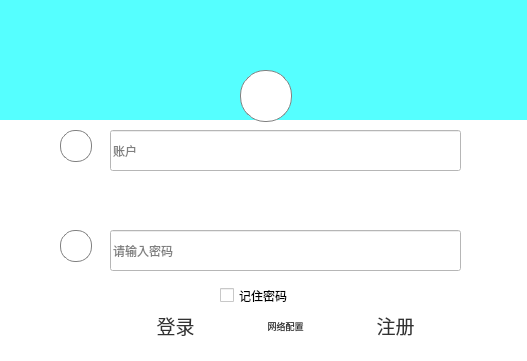
<?xml version="1.0" encoding="UTF-8"?>
<ui version="4.0">
 <class>Widget</class>
 <widget class="QWidget" name="Widget">
  <property name="geometry">
   <rect>
    <x>0</x>
    <y>0</y>
    <width>527</width>
    <height>361</height>
   </rect>
  </property>
  <property name="windowTitle">
   <string>Widget</string>
  </property>
  <property name="styleSheet">
   <string notr="true">QWidget#label_up
{
background-color: rgb(85, 255, 255);
}
QWidget{
background-color: rgb(255, 255, 255);
}</string>
  </property>
  <widget class="QPushButton" name="pushButton_Login">
   <property name="geometry">
    <rect>
     <x>140</x>
     <y>310</y>
     <width>71</width>
     <height>31</height>
    </rect>
   </property>
   <property name="font">
    <font>
     <family>华康方圆体W7(P)</family>
     <pointsize>14</pointsize>
     <weight>50</weight>
     <italic>false</italic>
     <bold>false</bold>
    </font>
   </property>
   <property name="styleSheet">
    <string notr="true">QPushButton#pushButton_Login{
background-color: qlineargradient(spread:pad, x1:0.52, y1:1, x2:0.54, y2:0, 
stop:0.0112994 rgba(210, 188, 235, 255), 
stop:1 rgba(255, 255, 255, 255));
color: rgb(50, 50, 50);
 
border:0px groove gray;border-radius:7px;
padding:2px 4px;
font: 14pt &quot;华康方圆体W7(P)&quot;;

}


QPushButton#pushButton_Login:hover {
    background-color: lightgreen;
    color: white;
	border-radius: 10px; /* 确保在hover状态下也有相同的圆角 */
}

QPushButton#pushButton_Login:pressed {
    background-color: darkgreen;
    color: white;
	border-radius: 10px; /* 确保在pressed状态下也有相同的圆角 */
}</string>
   </property>
   <property name="text">
    <string>登录</string>
   </property>
  </widget>
  <widget class="QLineEdit" name="lineEdit_username">
   <property name="geometry">
    <rect>
     <x>110</x>
     <y>130</y>
     <width>351</width>
     <height>41</height>
    </rect>
   </property>
   <property name="placeholderText">
    <string>账户</string>
   </property>
  </widget>
  <widget class="QLineEdit" name="lineEdit_passwd">
   <property name="geometry">
    <rect>
     <x>110</x>
     <y>230</y>
     <width>351</width>
     <height>41</height>
    </rect>
   </property>
   <property name="placeholderText">
    <string>请输入密码</string>
   </property>
  </widget>
  <widget class="QPushButton" name="pushButton_SignUp">
   <property name="geometry">
    <rect>
     <x>360</x>
     <y>310</y>
     <width>71</width>
     <height>31</height>
    </rect>
   </property>
   <property name="font">
    <font>
     <family>华康方圆体W7(P)</family>
     <pointsize>14</pointsize>
     <weight>50</weight>
     <italic>false</italic>
     <bold>false</bold>
    </font>
   </property>
   <property name="styleSheet">
    <string notr="true">QPushButton#pushButton_SignUp {
    background-color: qlineargradient(spread:pad, x1:0.52, y1:1, x2:0.54, y2:0, 
stop:0.0112994 rgba(210, 188, 235, 255), 
stop:1 rgba(255, 255, 255, 255));
color: rgb(50, 50, 50);
 
border:0px groove gray;border-radius:
7px;padding:2px 4px;
font: 14pt &quot;华康方圆体W7(P)&quot;;
}

QPushButton#pushButton_SignUp:hover {
    background-color: lightgreen;
    color: white;
	border-radius: 10px; /* 确保在pressed状态下也有相同的圆角 */
}

QPushButton#pushButton_SignUp:pressed {
    background-color: darkgreen;
    color: white;
	border-radius: 10px; /* 确保在pressed状态下也有相同的圆角 */
}</string>
   </property>
   <property name="text">
    <string>注册</string>
   </property>
  </widget>
  <widget class="QLabel" name="label_up">
   <property name="geometry">
    <rect>
     <x>0</x>
     <y>-1</y>
     <width>531</width>
     <height>121</height>
    </rect>
   </property>
   <property name="styleSheet">
    <string notr="true"/>
   </property>
   <property name="text">
    <string/>
   </property>
  </widget>
  <widget class="QLabel" name="label_account">
   <property name="geometry">
    <rect>
     <x>60</x>
     <y>130</y>
     <width>32</width>
     <height>32</height>
    </rect>
   </property>
   <property name="styleSheet">
    <string notr="true">QLabel#label_account {
	
	image: url(:/images/Line_Account.png);
    border: 1px solid gray;
    border-radius: 15px; /* 设置为半径的一半 */
    min-width: 30px;  /* 设置最小宽度 */
    min-height: 30px; /* 设置最小高度 */
    max-width: 30px;  /* 设置最大宽度 */
    max-height: 30px; /* 设置最大高度 */
    text-align: center; /* 使文本居中 */
}</string>
   </property>
   <property name="text">
    <string/>
   </property>
  </widget>
  <widget class="QLabel" name="label_password">
   <property name="geometry">
    <rect>
     <x>60</x>
     <y>230</y>
     <width>32</width>
     <height>32</height>
    </rect>
   </property>
   <property name="styleSheet">
    <string notr="true">QLabel#label_password {
	
	image: url(:/images/Line_Password.png);
    border: 1px solid gray;
    border-radius: 15px; /* 设置为半径的一半 */
    min-width: 30px;  /* 设置最小宽度 */
    min-height: 30px; /* 设置最小高度 */
    max-width: 30px;  /* 设置最大宽度 */
    max-height: 30px; /* 设置最大高度 */
    text-align: center; /* 使文本居中 */
}</string>
   </property>
   <property name="text">
    <string/>
   </property>
  </widget>
  <widget class="QPushButton" name="pushButton_unseen">
   <property name="geometry">
    <rect>
     <x>470</x>
     <y>230</y>
     <width>30</width>
     <height>30</height>
    </rect>
   </property>
   <property name="styleSheet">
    <string notr="true">QPushButton#pushButton_unseen {

    border: 1px solid gray;
    background-color: rgba(0, 0, 0, 0); /* 完全透明 */
    border: none; /* 去掉边框 */
    border-radius: 15px; /* 设置为半径的一半 */
    min-width: 30px;  /* 设置最小宽度 */
    min-height: 30px; /* 设置最小高度 */
    max-width: 30px;  /* 设置最大宽度 */
    max-height: 30px; /* 设置最大高度 */
    text-align: center; /* 使文本居中 */
}

</string>
   </property>
   <property name="text">
    <string/>
   </property>
  </widget>
  <widget class="QCheckBox" name="checkBox_rememberPasswd">
   <property name="geometry">
    <rect>
     <x>220</x>
     <y>280</y>
     <width>111</width>
     <height>31</height>
    </rect>
   </property>
   <property name="text">
    <string>记住密码</string>
   </property>
  </widget>
  <widget class="QPushButton" name="NetworkConfiguration">
   <property name="geometry">
    <rect>
     <x>250</x>
     <y>310</y>
     <width>71</width>
     <height>31</height>
    </rect>
   </property>
   <property name="font">
    <font>
     <family>华康方圆体W7(P)</family>
     <pointsize>7</pointsize>
     <weight>50</weight>
     <italic>false</italic>
     <bold>false</bold>
    </font>
   </property>
   <property name="styleSheet">
    <string notr="true">QPushButton#NetworkConfiguration{
background-color: qlineargradient(spread:pad, x1:0.52, y1:1, x2:0.54, y2:0, 
stop:0.0112994 rgba(210, 188, 235, 255), 
stop:1 rgba(255, 255, 255, 255));
color: rgb(50, 50, 50);
 
border:0px groove gray;border-radius:7px;
padding:2px 4px;
font: 7pt &quot;华康方圆体W7(P)&quot;;

}


QPushButton#NetworkConfiguration:hover {
    background-color: lightgreen;
    color: white;
	border-radius: 10px; /* 确保在hover状态下也有相同的圆角 */
}

QPushButton#NetworkConfiguration:pressed {
    background-color: darkgreen;
    color: white;
	border-radius: 10px; /* 确保在pressed状态下也有相同的圆角 */
}</string>
   </property>
   <property name="text">
    <string>网络配置</string>
   </property>
  </widget>
  <widget class="QPushButton" name="pushButton_headerimage">
   <property name="geometry">
    <rect>
     <x>240</x>
     <y>70</y>
     <width>52</width>
     <height>52</height>
    </rect>
   </property>
   <property name="styleSheet">
    <string notr="true">QPushButton#pushButton_headerimage {
    border: 1px solid gray;
    border-radius: 25px; /* 使 QLabel 变为圆形 */
    min-width: 50px;  /* 设置最小宽度 */
    min-height: 50px; /* 设置最小高度 */
    max-width: 50px;  /* 设置最大宽度 */
    max-height: 50px; /* 设置最大高度 */
    text-align: center; /* 使文本居中 */
}</string>
   </property>
   <property name="text">
    <string/>
   </property>
  </widget>
 </widget>
 <layoutdefault spacing="6" margin="11"/>
 <resources/>
 <connections/>
</ui>
